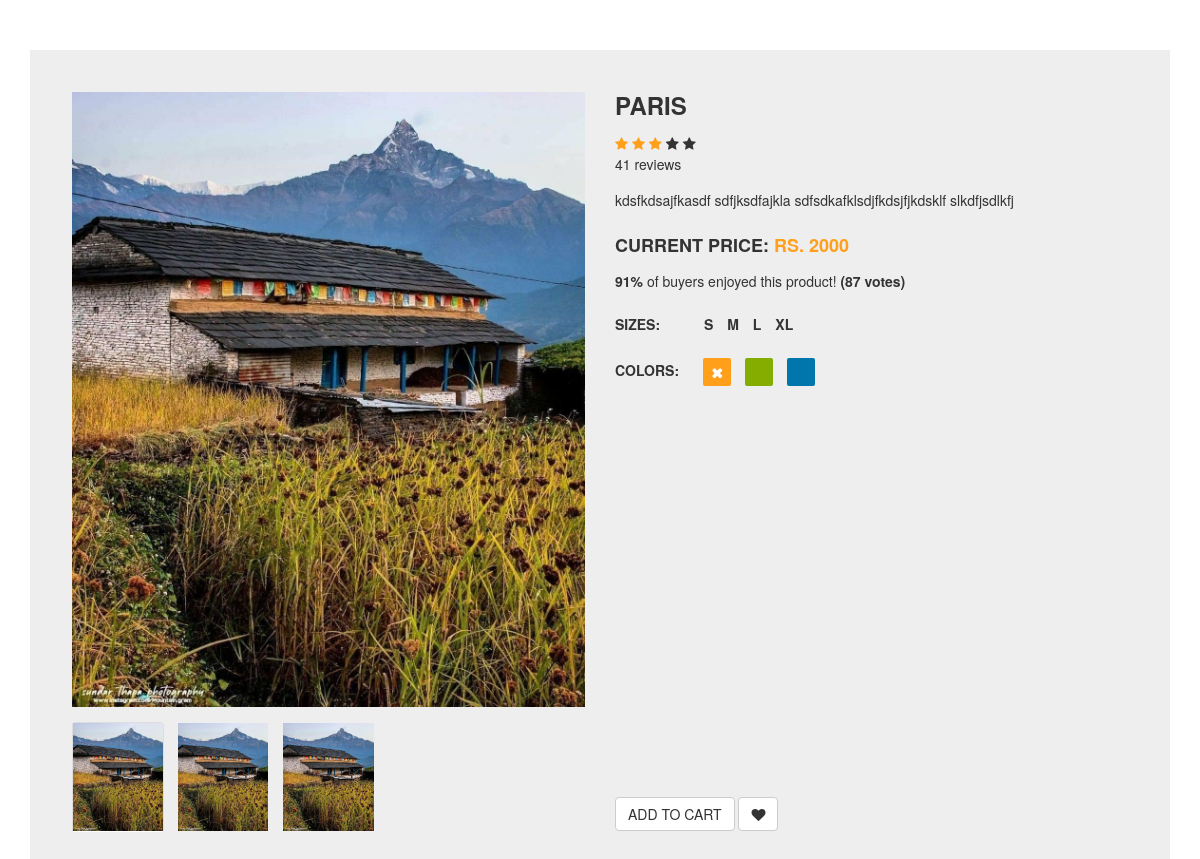
The app's page /home/paris with its own data.
### Products_Details/models.py (models this page shows, shortened)
class Destination(models.Model):
    title=models.CharField(max_length=100)
    description=models.TextField()
    image1=models.ImageField(upload_to='product_image',default='default.jpg')
    image2=models.ImageField(upload_to='product_image',default='default.jpg')
    image3 = models.ImageField(upload_to='product_image',default='default.jpg')
    feature_image=models.ImageField(upload_to='product_image', default='default.jpg')
    other_details=models.TextField(null=True,blank=True)
    number_of_people=models.IntegerField(null=True,blank=True)
    price=models.IntegerField(null=True,blank=True)
    guide=models.BooleanField(default=True)
    categories=models.ManyToManyField(Add_category, null=True, blank=True)
    additional_feature=models.ManyToManyField(Add_Feature,null=True,blank=True)
    slug=models.SlugField(null=True,blank=True,unique=True)

### Home/views.py (the view)
# urls.py: path('<slug:slug>',home_detail_view,name='detail_view'),
def home_detail_view(request,slug):
    data=Destination.objects.get(slug=slug)
    data2=data.additional_feature.all()
    return render(request,'Home/home_detail.html',{'data':data,'data2':data2})

### Templates/Home/home_detail.html (shortened to what this page needs)
{% load static %}
<!DOCTYPE html>
<html lang="en">
<head>
    <link href="https://maxcdn.bootstrapcdn.com/font-awesome/4.7.0/css/font-awesome.min.css" rel="stylesheet">
    <link rel="stylesheet" href="{% static 'login/css/detailpage.css' %}">
    <link href="//maxcdn.bootstrapcdn.com/bootstrap/3.3.0/css/bootstrap.min.css" rel="stylesheet" id="bootstrap-css">
</head>
<body>
    <div class="container">
        <div class="card">
            <div class="container-fliud">
                <div class="wrapper row">
                    <div class="preview col-md-6">
                        <div class="preview-pic tab-content">
                            <div class="tab-pane active" id="pic-1"><img src="{{data.feature_image.url}}"></div>
                        </div>
                        <ul class="preview-thumbnail nav nav-tabs">
                            <li class="active"><a data-target="#pic-1" data-toggle="tab"><img src="{{data.feature_image.url}}" /></a></li>
                            <li><a data-target="#pic-2" data-toggle="tab"><img
                                        src="{{data.image1.url}}" /></a></li>
                            <li><a data-target="#pic-3" data-toggle="tab"><img
                                        src="{{data.image2.url}}" /></a></li>
                            <li><a data-target="#pic-4" data-toggle="tab"><img
                                        src="{{data.feature_image3.url}}" /></a></li>
                        </ul>
                    </div>
                    <div class="details col-md-6">
                        <h3 class="product-title">{{data.title}}</h3>
                        <div class="rating">
                            <div class="stars">
                                <span class="fa fa-star checked"></span>
                                <span class="fa fa-star checked"></span>
                                <span class="fa fa-star checked"></span>
                                <span class="fa fa-star"></span>
                                <span class="fa fa-star"></span>
                            </div>
                            <span class="review-no">41 reviews</span>
                        </div>
                        <p class="product-description">{{data.description}}</p>
                        <h4 class="price">current price: <span>Rs. {{data.price}}</span></h4>
                        <p class="vote"><strong>91%</strong> of buyers enjoyed this product! <strong>(87 votes)</strong>
                        </p>
                        <h5 class="sizes">sizes:
                            <span class="size" data-toggle="tooltip" title="small">s</span>
                            <span class="size" data-toggle="tooltip" title="medium">m</span>
                            <span class="size" data-toggle="tooltip" title="large">l</span>
                            <span class="size" data-toggle="tooltip" title="xtra large">xl</span>
                        </h5>
                        <h5 class="colors">colors:
                            <span class="color orange not-available" data-toggle="tooltip" title="Not In store"></span>
                            <span class="color green"></span>
                            <span class="color blue"></span>
                        </h5>
                        <div class="action">
                            <button class="add-to-cart btn btn-default" type="button">add to cart</button>
                            <button class="like btn btn-default" type="button"><span
                                    class="fa fa-heart"></span></button>
                        </div>
                    </div>
                </div>
            </div>
        </div>
    </div>
</body>
</html>

### Statics/login/css/detailpage.css (style rules this page uses)
body { font-family: 'open sans'; overflow-x: hidden; }
img { max-width: 100%; }
.preview { display: -webkit-box; display: -webkit-flex; display: -ms-flexbox; display: flex; -webkit-box-orient: vertical; -webkit-box-direction: normal; -webkit-flex-direction: column; -ms-flex-direction: column; flex-direction: column; }
.preview-pic { -webkit-box-flex: 1; -webkit-flex-grow: 1; -ms-flex-positive: 1; flex-grow: 1; }
.preview-thumbnail.nav-tabs { border: none; margin-top: 15px; }
.preview-thumbnail.nav-tabs li { width: 18%; margin-right: 2.5%; }
.preview-thumbnail.nav-tabs li img { max-width: 100%; display: block; }
.preview-thumbnail.nav-tabs li a { padding: 0; margin: 0; }
.preview-thumbnail.nav-tabs li:last-of-type { margin-right: 0; }
.tab-content { overflow: hidden; }
.tab-content img { width: 100%; -webkit-animation-name: opacity; animation-name: opacity; -webkit-animation-duration: .3s; animation-duration: .3s; }
.card { margin-top: 50px; background: #eee; padding: 3em; line-height: 1.5em; }
@media screen and (min-width: 997px) { .wrapper { display: -webkit-box; display: -webkit-flex; display: -ms-flexbox; display: flex; } }
.details { display: -webkit-box; display: -webkit-flex; display: -ms-flexbox; display: flex; -webkit-box-orient: vertical; -webkit-box-direction: normal; -webkit-flex-direction: column; -ms-flex-direction: column; flex-direction: column; }
.colors { -webkit-box-flex: 1; -webkit-flex-grow: 1; -ms-flex-positive: 1; flex-grow: 1; }
.product-title, .price, .sizes, .colors { text-transform: UPPERCASE; font-weight: bold; }
.checked, .price span { color: #ff9f1a; }
.product-title, .rating, .product-description, .price, .vote, .sizes { margin-bottom: 15px; }
.product-title { margin-top: 0; }
.size { margin-right: 10px; }
.size:first-of-type { margin-left: 40px; }
.color { display: inline-block; vertical-align: middle; margin-right: 10px; height: 2em; width: 2em; border-radius: 2px; }
.color:first-of-type { margin-left: 20px; }
.add-to-cart, .like { background: #ff9f1a; padding: 1.2em 1.5em; border: none; text-transform: UPPERCASE; font-weight: bold; color: #fff; -webkit-transition: background .3s ease; transition: background .3s ease; }
.not-available { text-align: center; line-height: 2em; }
.not-available:before { font-family: fontawesome; content: "\f00d"; color: #fff; }
.orange { background: #ff9f1a; }
.green { background: #85ad00; }
.blue { background: #0076ad; }

### records on screen
Destination: feature_image (placeholder picture), image1 (placeholder picture), image2 (placeholder picture), title "PARIS", description "kdsfkdsajfkasdf sdfjksdfajkla sdfsdkafklsdjfkdsjfjkdsklf slkdfjsdlkfj", price "2000"
